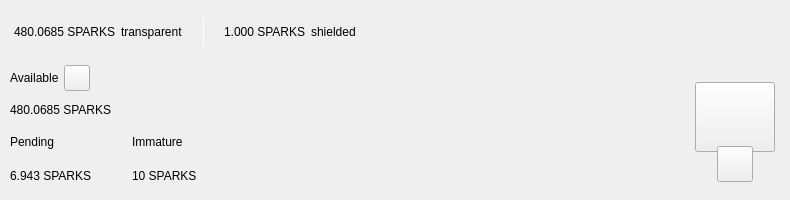
<?xml version="1.0" encoding="UTF-8"?>
<ui version="4.0">
 <class>TopBar</class>
 <widget class="QWidget" name="TopBar">
  <property name="geometry">
   <rect>
    <x>0</x>
    <y>0</y>
    <width>734</width>
    <height>200</height>
   </rect>
  </property>
  <property name="minimumSize">
   <size>
    <width>0</width>
    <height>200</height>
   </size>
  </property>
  <property name="maximumSize">
   <size>
    <width>16777215</width>
    <height>200</height>
   </size>
  </property>
  <property name="windowTitle">
   <string>Form</string>
  </property>
  <layout class="QVBoxLayout" name="verticalLayout_10" stretch="0">
   <property name="spacing">
    <number>0</number>
   </property>
   <property name="leftMargin">
    <number>0</number>
   </property>
   <property name="topMargin">
    <number>0</number>
   </property>
   <property name="rightMargin">
    <number>0</number>
   </property>
   <property name="bottomMargin">
    <number>0</number>
   </property>
   <item>
    <widget class="PFBorderImage" name="containerTop">
     <layout class="QVBoxLayout" name="verticalLayout_11">
      <property name="spacing">
       <number>0</number>
      </property>
      <property name="leftMargin">
       <number>0</number>
      </property>
      <property name="topMargin">
       <number>0</number>
      </property>
      <property name="rightMargin">
       <number>0</number>
      </property>
      <property name="bottomMargin">
       <number>0</number>
      </property>
      <item>
       <widget class="QWidget" name="top_container_2" native="true">
        <property name="minimumSize">
         <size>
          <width>0</width>
          <height>65</height>
         </size>
        </property>
        <layout class="QHBoxLayout" name="top_container">
         <property name="spacing">
          <number>0</number>
         </property>
         <property name="leftMargin">
          <number>14</number>
         </property>
         <property name="topMargin">
          <number>0</number>
         </property>
         <property name="rightMargin">
          <number>14</number>
         </property>
         <property name="bottomMargin">
          <number>0</number>
         </property>
         <item alignment="Qt::AlignVCenter">
          <widget class="QWidget" name="widgetTopAmount" native="true">
           <property name="sizePolicy">
            <sizepolicy hsizetype="Preferred" vsizetype="Maximum">
             <horstretch>0</horstretch>
             <verstretch>0</verstretch>
            </sizepolicy>
           </property>
           <layout class="QHBoxLayout" name="horizontalLayout_5">
            <property name="spacing">
             <number>5</number>
            </property>
            <property name="leftMargin">
             <number>0</number>
            </property>
            <property name="topMargin">
             <number>0</number>
            </property>
            <property name="rightMargin">
             <number>0</number>
            </property>
            <property name="bottomMargin">
             <number>0</number>
            </property>
            <item alignment="Qt::AlignTop">
             <widget class="QLabel" name="labelAmountTopSpark">
              <property name="minimumSize">
               <size>
                <width>0</width>
                <height>36</height>
               </size>
              </property>
              <property name="styleSheet">
               <string notr="true">padding:0px;margin:0px;</string>
              </property>
              <property name="text">
               <string notr="true">480.0685 SPARKS</string>
              </property>
             </widget>
            </item>
            <item>
             <widget class="QLabel" name="labelTrans">
              <property name="text">
               <string>transparent</string>
              </property>
             </widget>
            </item>
            <item>
             <spacer name="horizontalSpacer_11">
              <property name="orientation">
               <enum>Qt::Horizontal</enum>
              </property>
              <property name="sizeType">
               <enum>QSizePolicy::Fixed</enum>
              </property>
              <property name="sizeHint" stdset="0">
               <size>
                <width>15</width>
                <height>20</height>
               </size>
              </property>
             </spacer>
            </item>
            <item alignment="Qt::AlignVCenter">
             <widget class="QLabel" name="typeSpacerTop">
              <property name="minimumSize">
               <size>
                <width>1</width>
                <height>30</height>
               </size>
              </property>
              <property name="maximumSize">
               <size>
                <width>1</width>
                <height>30</height>
               </size>
              </property>
              <property name="styleSheet">
               <string notr="true">background-color:white;
padding:0px;
border:none;</string>
              </property>
              <property name="text">
               <string/>
              </property>
             </widget>
            </item>
            <item>
             <spacer name="horizontalSpacer_12">
              <property name="orientation">
               <enum>Qt::Horizontal</enum>
              </property>
              <property name="sizeType">
               <enum>QSizePolicy::Fixed</enum>
              </property>
              <property name="sizeHint" stdset="0">
               <size>
                <width>15</width>
                <height>20</height>
               </size>
              </property>
             </spacer>
            </item>
            <item alignment="Qt::AlignTop">
             <widget class="QLabel" name="labelAmountTopShieldedSparks">
              <property name="minimumSize">
               <size>
                <width>0</width>
                <height>36</height>
               </size>
              </property>
              <property name="text">
               <string notr="true">1.000 SPARKS</string>
              </property>
             </widget>
            </item>
            <item>
             <widget class="QLabel" name="labelShield">
              <property name="text">
               <string>shielded</string>
              </property>
             </widget>
            </item>
           </layout>
          </widget>
         </item>
         <item>
          <spacer name="horizontalSpacer">
           <property name="orientation">
            <enum>Qt::Horizontal</enum>
           </property>
           <property name="sizeHint" stdset="0">
            <size>
             <width>40</width>
             <height>20</height>
            </size>
           </property>
          </spacer>
         </item>
         <item>
          <layout class="QHBoxLayout" name="horizontalLayout_4">
           <property name="spacing">
            <number>12</number>
           </property>
           <property name="rightMargin">
            <number>0</number>
           </property>
           <item alignment="Qt::AlignRight">
            <widget class="QWidget" name="layoutSync" native="true">
             <property name="minimumSize">
              <size>
               <width>0</width>
               <height>36</height>
              </size>
             </property>
             <property name="maximumSize">
              <size>
               <width>16777215</width>
               <height>36</height>
              </size>
             </property>
             <layout class="QVBoxLayout" name="verticalLayout_9">
              <property name="leftMargin">
               <number>0</number>
              </property>
              <property name="topMargin">
               <number>0</number>
              </property>
              <property name="rightMargin">
               <number>0</number>
              </property>
              <property name="bottomMargin">
               <number>0</number>
              </property>
              <item>
               <widget class="ExpandableButton" name="pushButtonSync" native="true">
                <property name="minimumSize">
                 <size>
                  <width>36</width>
                  <height>36</height>
                 </size>
                </property>
                <property name="maximumSize">
                 <size>
                  <width>16777215</width>
                  <height>36</height>
                 </size>
                </property>
               </widget>
              </item>
             </layout>
            </widget>
           </item>
           <item>
            <widget class="ExpandableButton" name="pushButtonHDUpgrade" native="true">
             <property name="minimumSize">
              <size>
               <width>36</width>
               <height>36</height>
              </size>
             </property>
            </widget>
           </item>
           <item>
            <widget class="ExpandableButton" name="pushButtonStack" native="true">
             <property name="minimumSize">
              <size>
               <width>36</width>
               <height>36</height>
              </size>
             </property>
            </widget>
           </item>
           <item>
            <widget class="ExpandableButton" name="pushButtonColdStaking" native="true">
             <property name="minimumSize">
              <size>
               <width>36</width>
               <height>36</height>
              </size>
             </property>
            </widget>
           </item>
           <item>
            <widget class="ExpandableButton" name="pushButtonConnection" native="true">
             <property name="minimumSize">
              <size>
               <width>36</width>
               <height>36</height>
              </size>
             </property>
            </widget>
           </item>
           <item>
            <widget class="ExpandableButton" name="pushButtonTor" native="true">
             <property name="minimumSize">
              <size>
               <width>36</width>
               <height>36</height>
              </size>
             </property>
            </widget>
           </item>
           <item>
            <widget class="ExpandableButton" name="pushButtonLock" native="true">
             <property name="sizePolicy">
              <sizepolicy hsizetype="Expanding" vsizetype="Expanding">
               <horstretch>0</horstretch>
               <verstretch>0</verstretch>
              </sizepolicy>
             </property>
             <property name="minimumSize">
              <size>
               <width>36</width>
               <height>0</height>
              </size>
             </property>
            </widget>
           </item>
           <item>
            <widget class="ExpandableButton" name="pushButtonTheme" native="true">
             <property name="minimumSize">
              <size>
               <width>36</width>
               <height>36</height>
              </size>
             </property>
             <property name="maximumSize">
              <size>
               <width>16777215</width>
               <height>36</height>
              </size>
             </property>
            </widget>
           </item>
           <item>
            <widget class="ExpandableButton" name="pushButtonFAQ" native="true">
             <property name="minimumSize">
              <size>
               <width>36</width>
               <height>36</height>
              </size>
             </property>
            </widget>
           </item>
          </layout>
         </item>
        </layout>
       </widget>
      </item>
      <item>
       <widget class="QWidget" name="bottom_container" native="true">
        <property name="minimumSize">
         <size>
          <width>0</width>
          <height>135</height>
         </size>
        </property>
        <layout class="QHBoxLayout" name="botton_container">
         <property name="leftMargin">
          <number>10</number>
         </property>
         <property name="topMargin">
          <number>0</number>
         </property>
         <property name="rightMargin">
          <number>10</number>
         </property>
         <property name="bottomMargin">
          <number>10</number>
         </property>
         <item>
          <layout class="QVBoxLayout" name="verticalLayout_7">
           <property name="spacing">
            <number>0</number>
           </property>
           <property name="leftMargin">
            <number>0</number>
           </property>
           <property name="rightMargin">
            <number>30</number>
           </property>
           <item>
            <layout class="QVBoxLayout" name="verticalLayout_2">
             <item>
              <layout class="QHBoxLayout" name="horizontalLayoutContainerAvailable">
               <property name="spacing">
                <number>5</number>
               </property>
               <item>
                <widget class="QLabel" name="labelTitle1">
                 <property name="text">
                  <string>Available</string>
                 </property>
                </widget>
               </item>
               <item>
                <widget class="QPushButton" name="pushButtonBalanceInfo">
                 <property name="minimumSize">
                  <size>
                   <width>26</width>
                   <height>26</height>
                  </size>
                 </property>
                 <property name="maximumSize">
                  <size>
                   <width>26</width>
                   <height>26</height>
                  </size>
                 </property>
                 <property name="mouseTracking">
                  <bool>true</bool>
                 </property>
                 <property name="focusPolicy">
                  <enum>Qt::NoFocus</enum>
                 </property>
                 <property name="text">
                  <string notr="true"/>
                 </property>
                 <property name="iconSize">
                  <size>
                   <width>24</width>
                   <height>24</height>
                  </size>
                 </property>
                 <property name="shortcut">
                  <string notr="true"/>
                 </property>
                </widget>
               </item>
               <item>
                <spacer name="horizontalSpacer_4">
                 <property name="orientation">
                  <enum>Qt::Horizontal</enum>
                 </property>
                 <property name="sizeType">
                  <enum>QSizePolicy::MinimumExpanding</enum>
                 </property>
                 <property name="sizeHint" stdset="0">
                  <size>
                   <width>20</width>
                   <height>20</height>
                  </size>
                 </property>
                </spacer>
               </item>
              </layout>
             </item>
             <item>
              <widget class="QLabel" name="labelAmountSpark">
               <property name="text">
                <string notr="true">480.0685 SPARKS</string>
               </property>
              </widget>
             </item>
            </layout>
           </item>
           <item>
            <widget class="QWidget" name="container_imm_pend" native="true">
             <layout class="QHBoxLayout" name="horizontalLayout_2">
              <property name="spacing">
               <number>0</number>
              </property>
              <property name="leftMargin">
               <number>0</number>
              </property>
              <property name="topMargin">
               <number>0</number>
              </property>
              <property name="rightMargin">
               <number>0</number>
              </property>
              <property name="bottomMargin">
               <number>0</number>
              </property>
              <item alignment="Qt::AlignLeft">
               <widget class="QWidget" name="container_pending" native="true">
                <property name="sizePolicy">
                 <sizepolicy hsizetype="Minimum" vsizetype="Preferred">
                  <horstretch>0</horstretch>
                  <verstretch>0</verstretch>
                 </sizepolicy>
                </property>
                <layout class="QVBoxLayout" name="verticalLayout_3">
                 <property name="leftMargin">
                  <number>0</number>
                 </property>
                 <property name="topMargin">
                  <number>0</number>
                 </property>
                 <property name="rightMargin">
                  <number>0</number>
                 </property>
                 <property name="bottomMargin">
                  <number>0</number>
                 </property>
                 <item>
                  <widget class="QLabel" name="labelTitle3">
                   <property name="text">
                    <string>Pending</string>
                   </property>
                  </widget>
                 </item>
                 <item>
                  <widget class="QLabel" name="labelPendingSpark">
                   <property name="text">
                    <string notr="true">6.943 SPARKS</string>
                   </property>
                  </widget>
                 </item>
                </layout>
               </widget>
              </item>
              <item>
               <spacer name="horizontalSpacer_3">
                <property name="orientation">
                 <enum>Qt::Horizontal</enum>
                </property>
                <property name="sizeType">
                 <enum>QSizePolicy::Fixed</enum>
                </property>
                <property name="sizeHint" stdset="0">
                 <size>
                  <width>40</width>
                  <height>20</height>
                 </size>
                </property>
               </spacer>
              </item>
              <item alignment="Qt::AlignLeft">
               <widget class="QWidget" name="container_immature" native="true">
                <property name="sizePolicy">
                 <sizepolicy hsizetype="Minimum" vsizetype="Preferred">
                  <horstretch>0</horstretch>
                  <verstretch>0</verstretch>
                 </sizepolicy>
                </property>
                <layout class="QVBoxLayout" name="verticalLayout_4">
                 <property name="leftMargin">
                  <number>0</number>
                 </property>
                 <property name="topMargin">
                  <number>0</number>
                 </property>
                 <property name="rightMargin">
                  <number>0</number>
                 </property>
                 <property name="bottomMargin">
                  <number>0</number>
                 </property>
                 <item>
                  <widget class="QLabel" name="labelTitle4">
                   <property name="text">
                    <string>Immature</string>
                   </property>
                  </widget>
                 </item>
                 <item>
                  <widget class="QLabel" name="labelImmatureSpark">
                   <property name="text">
                    <string notr="true">10 SPARKS</string>
                   </property>
                  </widget>
                 </item>
                </layout>
               </widget>
              </item>
              <item>
               <spacer name="horizontalSpacer_5">
                <property name="orientation">
                 <enum>Qt::Horizontal</enum>
                </property>
                <property name="sizeHint" stdset="0">
                 <size>
                  <width>40</width>
                  <height>20</height>
                 </size>
                </property>
               </spacer>
              </item>
             </layout>
            </widget>
           </item>
          </layout>
         </item>
         <item>
          <spacer name="horizontalSpacer_2">
           <property name="orientation">
            <enum>Qt::Horizontal</enum>
           </property>
           <property name="sizeHint" stdset="0">
            <size>
             <width>40</width>
             <height>20</height>
            </size>
           </property>
          </spacer>
         </item>
         <item alignment="Qt::AlignHCenter|Qt::AlignVCenter">
          <widget class="QWidget" name="qrContainer" native="true">
           <property name="sizePolicy">
            <sizepolicy hsizetype="Preferred" vsizetype="Minimum">
             <horstretch>0</horstretch>
             <verstretch>0</verstretch>
            </sizepolicy>
           </property>
           <property name="minimumSize">
            <size>
             <width>90</width>
             <height>110</height>
            </size>
           </property>
           <property name="maximumSize">
            <size>
             <width>90</width>
             <height>110</height>
            </size>
           </property>
           <layout class="QVBoxLayout" name="containerQR">
            <property name="spacing">
             <number>0</number>
            </property>
            <property name="leftMargin">
             <number>5</number>
            </property>
            <property name="topMargin">
             <number>10</number>
            </property>
            <property name="rightMargin">
             <number>5</number>
            </property>
            <property name="bottomMargin">
             <number>0</number>
            </property>
            <item>
             <widget class="QPushButton" name="btnQr">
              <property name="minimumSize">
               <size>
                <width>70</width>
                <height>70</height>
               </size>
              </property>
              <property name="maximumSize">
               <size>
                <width>16777215</width>
                <height>70</height>
               </size>
              </property>
              <property name="focusPolicy">
               <enum>Qt::NoFocus</enum>
              </property>
              <property name="text">
               <string/>
              </property>
              <property name="iconSize">
               <size>
                <width>70</width>
                <height>70</height>
               </size>
              </property>
             </widget>
            </item>
            <item>
             <spacer name="verticalSpacer">
              <property name="orientation">
               <enum>Qt::Vertical</enum>
              </property>
              <property name="sizeType">
               <enum>QSizePolicy::Fixed</enum>
              </property>
              <property name="sizeHint" stdset="0">
               <size>
                <width>20</width>
                <height>20</height>
               </size>
              </property>
             </spacer>
            </item>
            <item alignment="Qt::AlignHCenter|Qt::AlignBottom">
             <widget class="QPushButton" name="pushButtonQR">
              <property name="minimumSize">
               <size>
                <width>36</width>
                <height>36</height>
               </size>
              </property>
              <property name="maximumSize">
               <size>
                <width>36</width>
                <height>36</height>
               </size>
              </property>
              <property name="focusPolicy">
               <enum>Qt::NoFocus</enum>
              </property>
              <property name="text">
               <string/>
              </property>
             </widget>
            </item>
           </layout>
          </widget>
         </item>
        </layout>
       </widget>
      </item>
     </layout>
    </widget>
   </item>
  </layout>
 </widget>
 <customwidgets>
  <customwidget>
   <class>ExpandableButton</class>
   <extends>QWidget</extends>
   <header>qt/spark/expandablebutton.h</header>
   <container>1</container>
  </customwidget>
  <customwidget>
   <class>PFBorderImage</class>
   <extends>QFrame</extends>
   <header>qt/spark/pfborderimage.h</header>
   <container>1</container>
  </customwidget>
 </customwidgets>
 <resources/>
 <connections/>
</ui>
